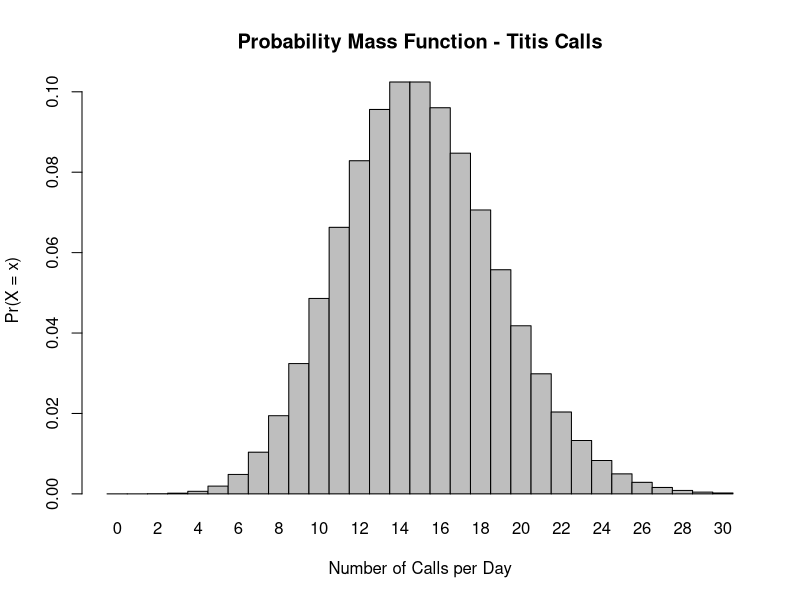
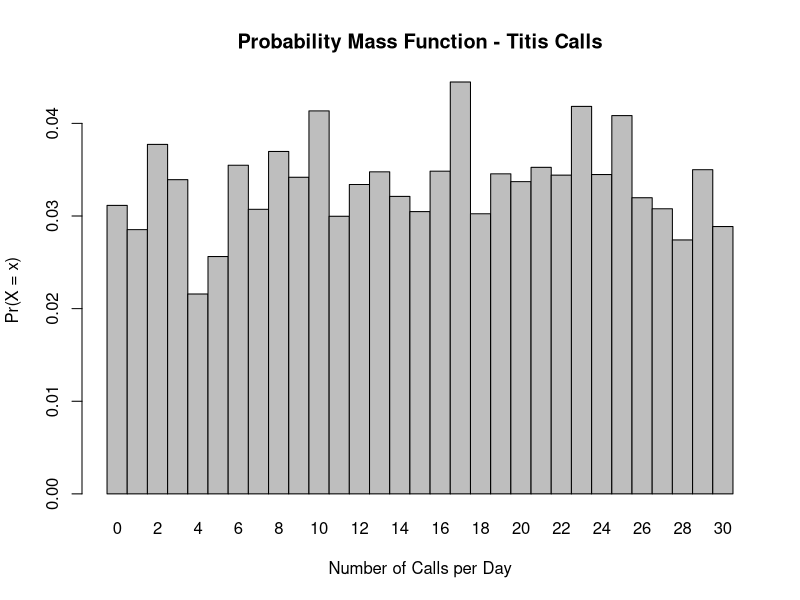
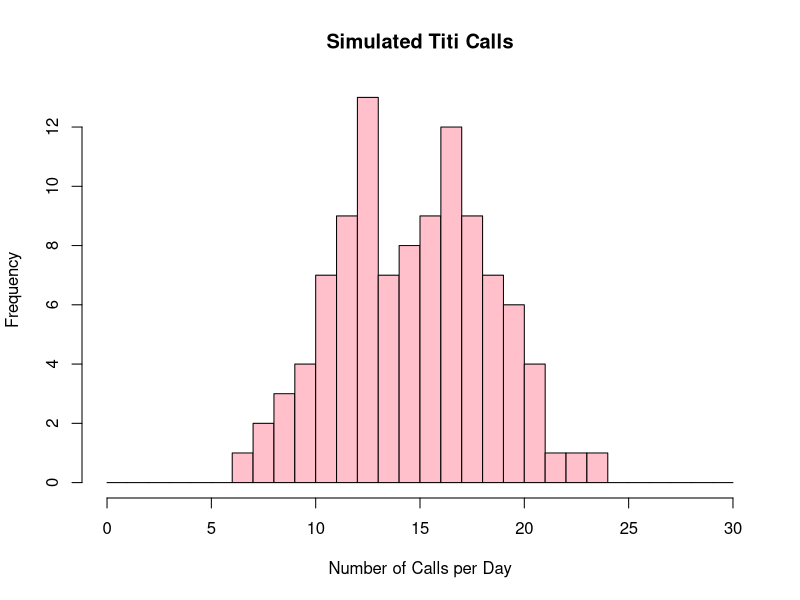

Generate these figures, in order, with R:
## ---- chunk 1
call_ranges <- 0:30
l = 15 # Poisson mean lambda based on mean number of calls
titis_calls <- dpois(x = call_ranges, lambda = l)


barplot(titis_calls, names.arg = call_ranges, space = 0, xlab = "Number of Calls per Day", ylab = "Pr(X = x)", main = "Probability Mass Function - Titis Calls")
## ---- chunk 2
sim <- NULL  # sets up a dummy variable to hold our 10000 simulations
n <- 104
for (i in 1:length(titis_calls)) {
    sim[i] <- mean(sample(titis_calls, n, replace = TRUE))
}

barplot(sim, names.arg = call_ranges, space = 0, xlab = "Number of Calls per Day", ylab = "Pr(X = x)", main = "Probability Mass Function - Titis Calls")


## ---- chunk 3
set.seed(1) # So that everytime I run rpois, I get the same set of random numbers
simulated_calls <- rpois(104, lambda = l)
simulated_calls
## ---- chunk 4
hist(simulated_calls, breaks = 0:30, freq = TRUE, col = "pink",
     xlab = "Number of Calls per Day", main = "Simulated Titi Calls",
     xlim = c(0, 30))
## ---- chunk 5
# ppois get equal or less than -> so we need to get the complement probability
# This means 1 - P(x =< 8)
more_than_8_calls <- 1 - ppois(8, l)
more_than_8_calls
## ---- chunk 6
no_calls <- dpois(0, l)
no_calls
## ---- chunk 7
three_calls <- dpois(3, l)
three_calls
